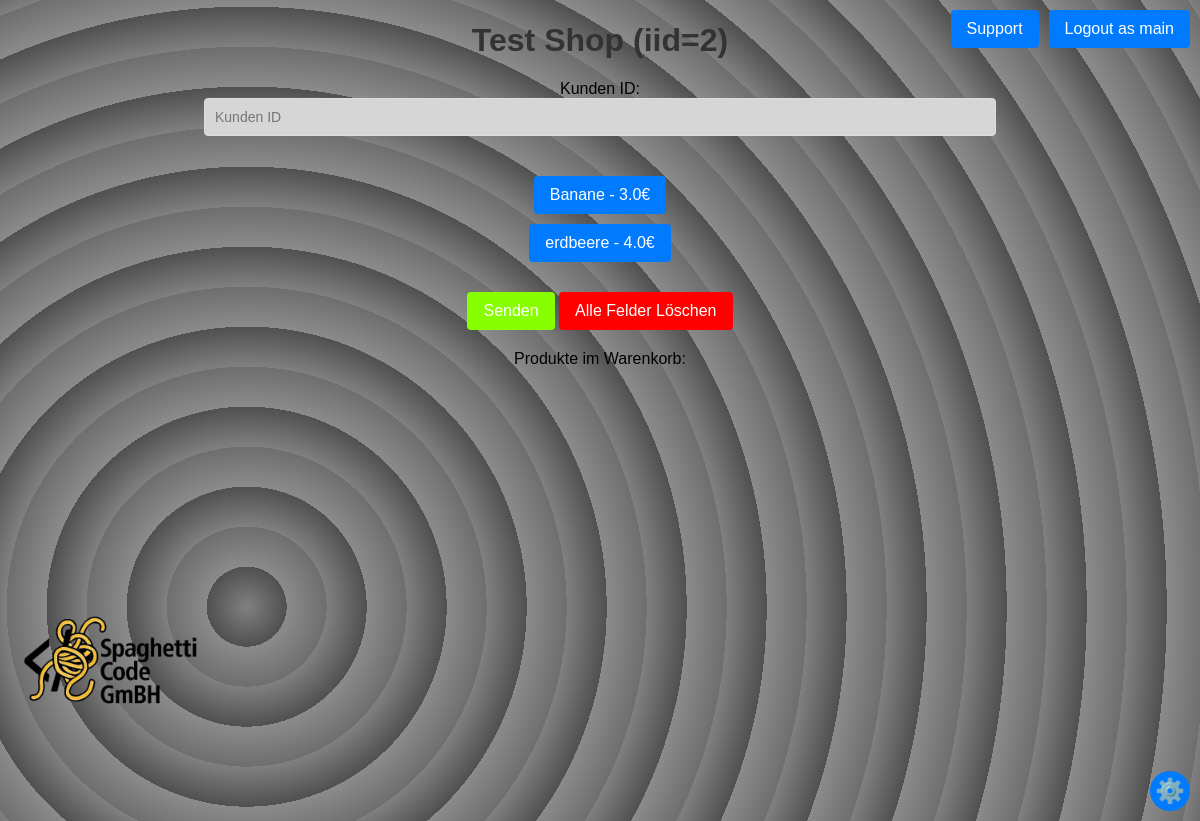
The app's page /Shop/5/ (signed in) with its own data.
### main/models.py (models this page shows, shortened)
class Shop(models.Model):
    name = models.CharField(max_length=50)
    sellers = models.ManyToManyField(User)

class Product(models.Model):
    name = models.CharField(max_length=50)
    price = models.FloatField()
    shop = models.ForeignKey("Shop", on_delete=models.CASCADE)

### main/views.py (the view, shortened to what this page needs)
# urls.py: path("Shop/<id>/", Shop_view, name="Shop"),
def Shop_view(request, id = None):
    shop_instance = get_object_or_404(Shop, id=id)
    if id is None:
        messages.error(request, 'You are not allowed to access this page, please contact admin')
        log(f"{request.user.username} tried to access shop page without id", 2)
        return redirect('index')
    else:
        if request.user.is_authenticated:
            products = Product.objects.filter(shop=id)
            if request.user in shop_instance.sellers.all() or request.user.is_superuser:
                products = Product.objects.filter(shop=id)
                log(f"{request.user.username} accessed {request.META.get('HTTP_REFERER', '/')} page")
                return render(request, 'shop.html', {'products': products , 'shop': shop_instance})
            else:
                messages.error(request, 'You are not allowed to access this page, because you are not a seller of this shop')
                log(f"{request.user.username} tried to access shop page, but failed because he is not a seller of this shop", 2)
                return redirect('index')
        else:
            messages.error(request, 'You are not allowed to access this page, because you are not logged in')
            log(f"Someone tried to access shop page, but failed because he is not logged in" , 2)
            return redirect('index')

### main/log.py (called while the page is built, shortened)
def log(message, level=0):
    info = None
    if level == 0:
        info = ('[Info] ' + message + ' --at-- ' + str(datetime.now()))
    elif level == 1:
        info = ('[Warning] ' + message + ' --at-- ' + str(datetime.now()))
    elif level == 2:
        info = ('[Error] ' + message + ' --at-- ' + str(datetime.now()))
    elif level == 3:
        info = ('[Critical Error] ' + message + ' --at-- ' + str(datetime.now()))
    os.makedirs('logs', exist_ok=True)
    with open('logs/log-' + str(dt.date.today()) + '.txt', 'a') as f:
        f.write(info + '\n')

### main/templates/shop.html (shortened to what this page needs)
{% extends "base.html" %}
{% block content %}
{% load static %}
<div class="container" style="width: 66%; margin: 0 auto; text-align: center;">
    <h1>{{ shop.name }}</h1>
    <div style="margin-bottom: 20px;">
        Kunden ID:
        <input type="text"
               name="customer_id"
               id="customer_id"
               placeholder="Kunden ID"
               autocomplete="off"
               style="background-color: rgb(214, 214, 214);">
    </div>
    {% for product in products %}
        <button style="margin-top: 10px;"
                onclick="AddProduct({{ product.id }}, '{{product.name}}')">
            {{ product.name }} - {{ product.price }}€
        </button><br>
    {% endfor %}
    <button type="submit"
            style="margin-top: 30px; background-color: rgb(136, 255, 0);"
            onclick="SendOrder()">Senden</button>
    <button style="margin-top: 20px; background-color: rgb(255, 0, 0);"
            onclick="location.reload()">Alle Felder Löschen</button>
    <div id="orders" style="margin-top: 20px;">
        Produkte im Warenkorb:
    </div>
</div>
<button style="width: 40px; height: 40px; display: flex; align-items: center; justify-content: center; position: fixed; bottom: 10px; right: 10px; background-color: #007bff; color: white; font-size: 24px; padding: 10px; border-radius: 50%; border: none; cursor: pointer;"
        onclick="window.location.href='/Shop/{{ shop.id }}/settings';"
        title="Shop Settings"
        aria-label="Shop Settings"
        tabindex="0"
        role="button"
        aria-pressed="false">
    ⚙️
</button>
{% endblock %}

### main/templates/base.html (shortened to what this page needs)
{% load static %}
<!DOCTYPE html>
<html lang="en">
<head>
</head>
<body>
{% if user.is_authenticated %}
<div style="position: absolute; top: 10px; right: 10px; display: flex; gap: 10px;">
    <a href="/help"><button type="button">Support</button></a>
    <form method="post" action="{% url 'logout' %}">
        <button type="submit">Logout as {{ user.username }}</button>
    </form>
</div>
{% else %}
<div style="position: absolute; top: 10px; right: 10px; display: flex; gap: 10px;">
    <button type="button" onclick="window.location.href='{% url 'login' %}'">Login</button>
    <button type="button" onclick="window.location.href='{% url 'signup' %}'">Signup</button>
</div>
{% endif %}
<div id="logo-container">
    <a href="/">
        <img src="{% static 'main/logo.png' %}" alt="Logo">
    </a>
</div>
{% block content %}{% endblock content %}
</body>
</html>

### main/templates/base.html (style rules this page uses)
body { height: 100vh; margin: 0; font-family: Arial, sans-serif; background: repeating-radial-gradient( circle at 50% 50%, #808080, #505050 40px, #8b8b8b 40px, #6e6e6e 80px ); }
h1, h2, h3, h4, h5, h6 { color: #333; margin-bottom: 20px; line-height: 1.2; text-align: center; }
input[type="text"], input[type="email"], input[type="password"] { width: 100%; padding: 10px; margin-bottom: 10px; border: 1px solid #ddd; border-radius: 4px; box-sizing: border-box; font-size: 14px; }
button, input[type="submit"] { background-color: #007bff; color: #fff; border: none; padding: 10px 16px; cursor: pointer; border-radius: 4px; font-size: 16px; transition: background-color 0.3s ease; }
#logo-container { position: absolute; }
#logo-container img { height: 200px; }

### records on screen
Shop: name "Test Shop (iid=2)"
Product: name "Banane", price "3.0"
Product: name "erdbeere", price "4.0"

### other values on screen
{{ user.username }} "main"
